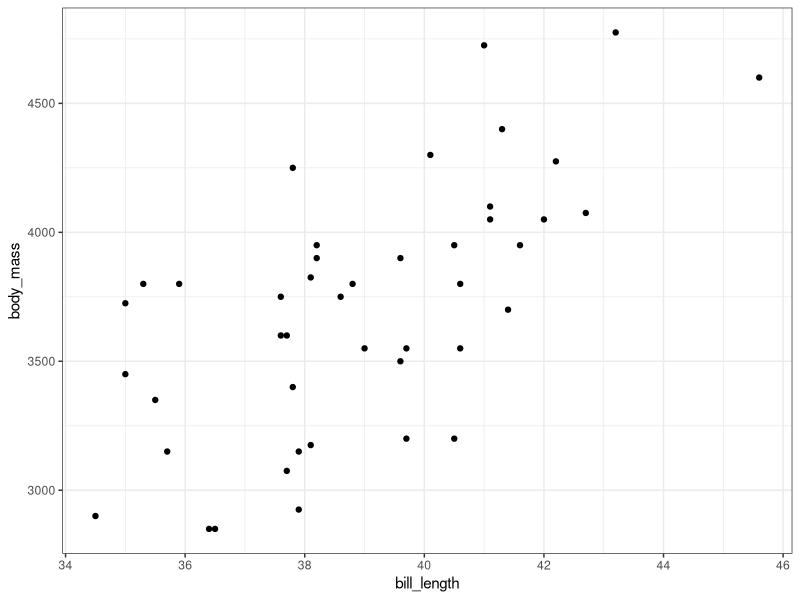
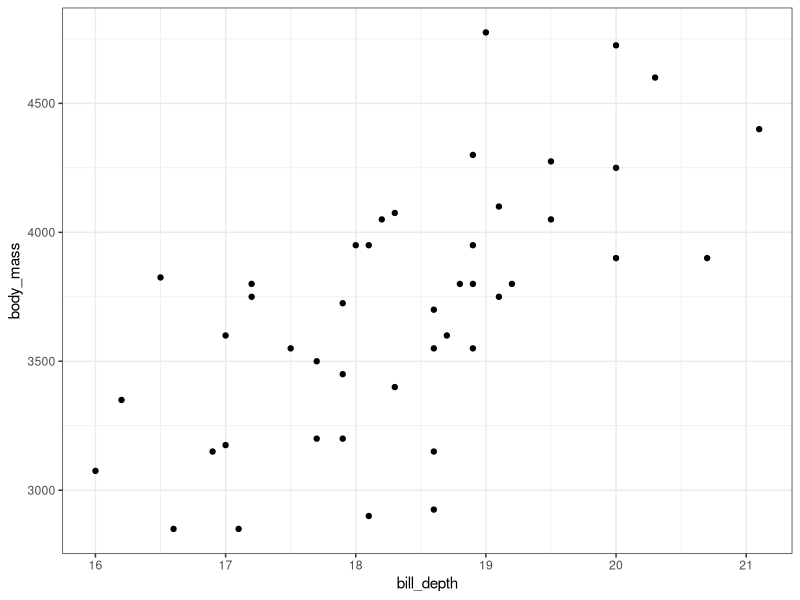
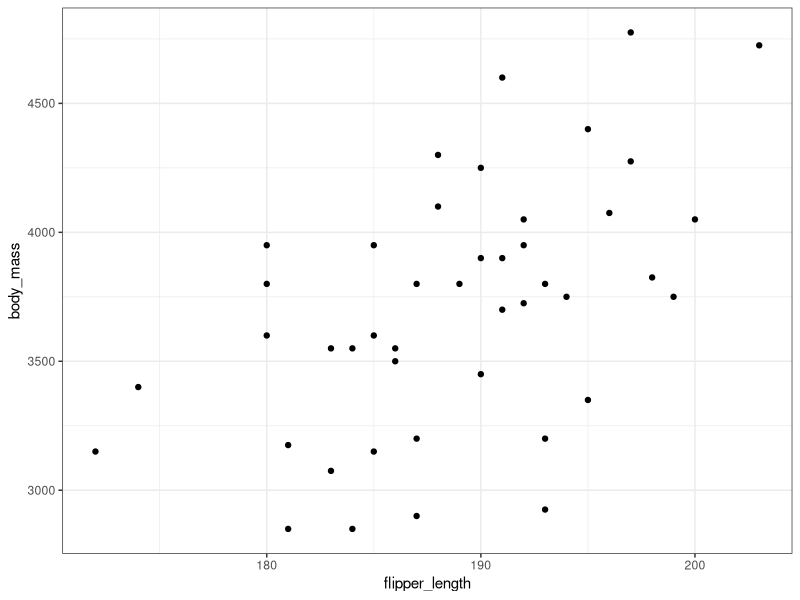

These figures' R source, in order: (Note: this script raises an error after producing the figures.)
## ---- chunk 1
knitr::opts_chunk$set(
  echo=TRUE, message=FALSE, warning=FALSE, fig.align="center", dev="svglite"
)

old.hooks <- fansi::set_knit_hooks(knitr::knit_hooks)
options(crayon.enabled=TRUE)
## ---- chunk 2
library(tibble)
library(dplyr)
library(ggplot2)
library(tidyr)
library(broom)
library(ellipse)
library(palmerpenguins)
theme_set(theme_bw())
## ---- chunk 3
penguins <- palmerpenguins::penguins %>%
  drop_na() %>%
  rename(
    bill_length = bill_length_mm,
    bill_depth = bill_depth_mm,
    flipper_length = flipper_length_mm,
    body_mass = body_mass_g
  )

penguins
## ---- chunk 4
penguins %>%
  distinct(species, island)
## ---- chunk 5
adeliebiscoe <- penguins %>%
  filter(species == "Adelie", island == "Biscoe")
## ---- chunk 6
ggplot(adeliebiscoe, aes(x=bill_length, y=body_mass))+
  geom_point()
## ---- chunk 7
ggplot(adeliebiscoe, aes(x=bill_depth, y=body_mass))+
  geom_point()
## ---- chunk 8
ggplot(adeliebiscoe, aes(x=flipper_length, y=body_mass))+
  geom_point()
## ---- chunk 9
ad_lm <- lm(body_mass ~ bill_length + bill_depth + flipper_length, data=adeliebiscoe)

summary(ad_lm)
## ---- chunk 10
ad_lm <- update(ad_lm, formula = . ~ . - 1)
## ---- chunk 11
summary(ad_lm)
## ---- chunk 12
anova(ad_lm)
## ---- chunk 13
ad_lm_origin_only <- update(ad_lm, formula = . ~ 0)
## ---- chunk 14
anova(ad_lm_origin_only, ad_lm)
## ---- chunk 15
# Don't forget the no-intercept term!!
ad_lm1 <- update(ad_lm, formula = . ~ bill_length - 1)
## ---- chunk 16
anova(ad_lm1, ad_lm)
## ---- chunk 17
ad_lm12 <- update(ad_lm, formula = . ~ . - flipper_length)
## ---- chunk 18
anova(ad_lm12, ad_lm)
## ---- chunk 19
tidy(ad_lm)
## ---- chunk 20
tibble(
  term = c("var1", "var2", "var3"),
  estimate = "...",
  std.error = "...",
  statistic = "...",
  p.value = c(0.0001, 0.4971, 0.8846)
)
## ---- chunk 21
data(rock)

slr_rock <- lm(area ~ peri, data=rock)
## ---- chunk 22
ellipse_path <- slr_rock %>%
  ellipse(level=0.90) %>%
  as_tibble()

ellipse_path
## ---- chunk 23
coef_table <- slr_rock %>%
  tidy(conf.int=TRUE)

coef_table
## ---- chunk 24
coef_point <- coef_table %>%
  pivot_wider(id_cols=c(term, estimate), names_from=term, values_from=estimate)

coef_point
## ---- chunk 25
beta0 <- coef_table %>%
  slice(1) %>%
  pivot_longer(cols=contains("conf"))

beta0
## ---- chunk 26
beta1 <- coef_table %>%
  slice(2) %>%
  pivot_longer(cols=contains("conf"))

beta1
## ---- chunk 27
ggplot()+
  geom_vline(data=beta0, aes(xintercept=value), colour="#3366FF", lty=2)+
  geom_hline(data=beta1, aes(yintercept=value), colour="#3366FF", lty=2)+
  geom_point(data=coef_point, aes(x=`(Intercept)`, y=peri), colour="red")+
  geom_path(data=ellipse_path, aes(x=`(Intercept)`, y=peri))+
  labs(
    x="Intercept", y="Slope",
    caption="Solid line represents 90% confidence region. Dashed lines represent 95% confidence intervals."
  )
